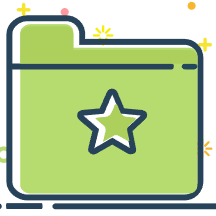
#> input picture IMG_202603215567_216x216.png, 216 x 216 px, given in place of app_icon_source.png, which was not available
$ python extract-background.py
#> lines starting #> are read from the running program, lines starting #| are printed output that depends on the picture; after the words box and inside, x2 and y2 are one past the last pixel; in counts of white or black regions, pixels touching at a corner belong together; pictures that were not available may be replaced by others from this repository, and a replacement may not be noted
"""从完整应用图标 PNG 中去除白色前景，仅保留蓝色渐变背景。"""
from __future__ import annotations

from pathlib import Path

import cv2
import numpy as np
from PIL import Image

ROOT = Path(__file__).resolve().parents[1]
SRC = ROOT / "AppScope/resources/base/media/app_icon_source.png"
OUT_BG = ROOT / "AppScope/resources/base/media/background.png"
ENTRY_BG = ROOT / "entry/src/main/resources/base/media/background.png"


def is_foreground_white(rgb: np.ndarray) -> np.ndarray:
    r, g, b = rgb[:, :, 0].astype(np.int16), rgb[:, :, 1].astype(np.int16), rgb[:, :, 2].astype(np.int16)
    bright = r + g + b > 600
    neutral = (np.abs(r - g) < 50) & (np.abs(g - b) < 50)
    return bright & neutral


def is_blue_background(rgb: np.ndarray) -> np.ndarray:
    r, g, b = rgb[:, :, 0].astype(np.int16), rgb[:, :, 1].astype(np.int16), rgb[:, :, 2].astype(np.int16)
    return (b > r + 12) & (b > g + 3) & (b > 70)


def build_icon_mask(rgb: np.ndarray) -> np.ndarray:
    blue = is_blue_background(rgb)
    white = is_foreground_white(rgb)
    icon = blue | white
    kernel = np.ones((7, 7), np.uint8)
    icon = cv2.morphologyEx(icon.astype(np.uint8) * 255, cv2.MORPH_CLOSE, kernel, iterations=4)
    icon = cv2.morphologyEx(icon, cv2.MORPH_OPEN, kernel, iterations=2)
    return icon > 0


def luminance(rgb: np.ndarray) -> np.ndarray:
    return 0.299 * rgb[:, 0] + 0.587 * rgb[:, 1] + 0.114 * rgb[:, 2]


def sample_vertical_gradient(rgb: np.ndarray, icon_mask: np.ndarray) -> tuple[np.ndarray, np.ndarray]:
    blue_only = icon_mask & is_blue_background(rgb) & ~is_foreground_white(rgb)
    ys, xs = np.where(blue_only)
    if len(ys) == 0:
        return np.array([58, 182, 252], dtype=np.float32), np.array([9, 69, 179], dtype=np.float32)

    colors = rgb[ys, xs].astype(np.float32)
    lum = luminance(colors)
    h = rgb.shape[0]

    top_idx = ys < h * 0.25
    bottom_idx = ys > h * 0.75

    top_colors = colors[top_idx]
    bottom_colors = colors[bottom_idx]
    top_lum = lum[top_idx]
    bottom_lum = lum[bottom_idx]

    if len(top_colors):
        n = max(1, int(len(top_colors) * 0.35))
        top = np.median(top_colors[np.argsort(top_lum)[-n:]], axis=0)
    else:
        top = np.median(colors, axis=0)

    if len(bottom_colors):
        n = max(1, int(len(bottom_colors) * 0.35))
        bottom = np.median(bottom_colors[np.argsort(bottom_lum)[:n]], axis=0)
    else:
        bottom = np.median(colors, axis=0)

    return top, bottom


def render_gradient(size: int, top: np.ndarray, bottom: np.ndarray) -> np.ndarray:
    t = np.linspace(0.0, 1.0, size, dtype=np.float32)[:, None]
    grad = top[None, :] * (1.0 - t) + bottom[None, :] * t
    grad = np.broadcast_to(grad[:, None, :], (size, size, 3)).copy()
    return np.clip(grad, 0, 255).astype(np.uint8)


def main() -> None:
    rgb = np.array(Image.open(SRC).convert("RGB"))
    icon_mask = build_icon_mask(rgb)
#> in is_blue_background, `r, g, b = rgb[:, :, 0].astype(np.int16), rgb[:, :, 1].astype(np.int16)..`:
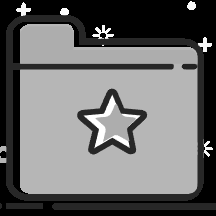
#> r: shape (216, 216) int16; min 0, max 255, mean 107.6
#> in is_blue_background, `r, g, b = rgb[:, :, 0].astype(np.int16), rgb[:, :, 1].astype(np.int16)..`:
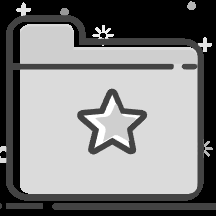
#> g: shape (216, 216) int16; min 0, max 255, mean 131.5
#> in is_blue_background, `r, g, b = rgb[:, :, 0].astype(np.int16), rgb[:, :, 1].astype(np.int16)..`:
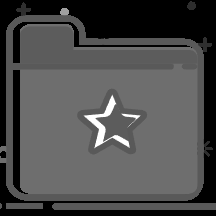
#> b: shape (216, 216) int16; min 0, max 255, mean 75.8
#> in is_blue_background, `return (b > r + 12) & (b > g + 3) & (b > 70)`:
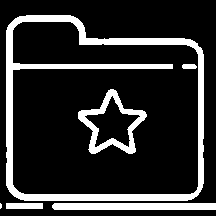
#> returned value: shape (216, 216) bool; 17.6% white; 6 white regions (1 under 20 px), largest, box (x1, y1, x2, y2) and area: (6, 15, 204, 201) 5520, (78, 89, 147, 154) 1239, (52, 203, 216, 210) 1142, (6, 203, 43, 209) 222, (182, 64, 197, 69) 69
#> in is_foreground_white, `bright = r + g + b > 600`: bright: shape (216, 216) bool; 1.1% white; 2 white regions, box (x1, y1, x2, y2) and area: (85, 96, 129, 147) 471, (122, 114, 140, 120) 44
#> in is_foreground_white, `neutral = (np.abs(r - g) < 50) & (np.abs(g - b) < 50)`: neutral: shape (216, 216) bool; 46.6% white; 2 white regions, box (x1, y1, x2, y2) and area: (0, 0, 216, 216) 19889, (77, 89, 147, 155) 1840
#> in is_foreground_white, `return bright & neutral`: returned value: shape (216, 216) bool; 1.1% white; 2 white regions, box (x1, y1, x2, y2) and area: (85, 96, 129, 147) 458, (122, 114, 140, 119) 42
#> in build_icon_mask, `icon = cv2.morphologyEx(icon.astype(np.uint8) * 255, cv2.MORPH_CLOSE, ..`: icon: shape (216, 216); 36.6% white; 1 white region, box (x1, y1, x2, y2) and area: (0, 15, 216, 216) 17073
#> in build_icon_mask, `icon = cv2.morphologyEx(icon, cv2.MORPH_OPEN, kernel, iterations=2)`: icon: shape (216, 216); 33.6% white; 2 white regions, box (x1, y1, x2, y2) and area: (0, 21, 216, 216) 13272, (83, 96, 141, 151) 2404
    top, bottom = sample_vertical_gradient(rgb, icon_mask)
#> in sample_vertical_gradient, `blue_only = icon_mask & is_blue_background(rgb) & ~is_foreground_white..`:
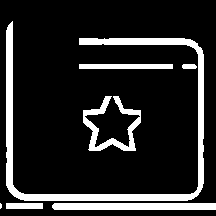
#> blue_only: shape (216, 216) bool; 15.1% white; 7 white regions (1 under 20 px), largest, box (x1, y1, x2, y2) and area: (6, 21, 204, 201) 4127, (52, 203, 216, 210) 1142, (83, 96, 141, 151) 1022, (79, 64, 173, 69) 470, (6, 203, 43, 209) 222, (182, 64, 197, 69) 69
#> in sample_vertical_gradient, `ys, xs = np.where(blue_only)`: ys = 7062 values from 21 to 209; xs = 7062 values, max 215 at index 5887, min 0 at index 5688, mean 109.4
#> in sample_vertical_gradient, `lum = luminance(colors)`: lum = 7062 values, max 181.9 at index 2165, min 59.56 at index 10, mean 62.2
#> in sample_vertical_gradient, `top_colors = colors[top_idx]`: top_colors = 1067 rows, first 8: [39, 67, 89], [39, 67, 89], [39, 67, 89], [39, 67, 89], [39, 67, 89], [39, 67, 89], [40, 66, 88], [39, 67, 89]
#> in sample_vertical_gradient, `top_lum = lum[top_idx]`: top_lum = 1067 values, max 78.01 at index 1034, min 59.56 at index 10, mean 61.02
#> in sample_vertical_gradient, `bottom_lum = lum[bottom_idx]`: bottom_lum = 3039 values, max 78.01 at index 411, min 59.56 at index 285, mean 61.18
#> in sample_vertical_gradient, `n = max(1, int(len(top_colors) * 0.35))`: n = 373
#> in sample_vertical_gradient, `top = np.median(top_colors[np.argsort(top_lum)[-n:]], axis=0)`: top = [39, 67, 89]
#> in sample_vertical_gradient, `n = max(1, int(len(bottom_colors) * 0.35))`: n = 1063
#> in sample_vertical_gradient, `bottom = np.median(bottom_colors[np.argsort(bottom_lum)[:n]], axis=0)`: bottom = [39, 67, 89]
#> top = [39, 67, 89]; bottom = [39, 67, 89]
    out = render_gradient(rgb.shape[0], top, bottom)
#> in render_gradient, `grad = top[None, :] * (1.0 - t) + bottom[None, :] * t`: grad = 216 rows, first 8: [39, 67, 89], [39, 67, 89], [39, 67, 89], [39, 67, 89], [39, 67, 89], [39, 67, 89], [39, 67, 89], [39, 67, 89]
#> in render_gradient, `grad = np.broadcast_to(grad[:, None, :], (size, size, 3)).copy()`:
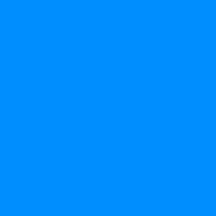
#> grad: shape (216, 216, 3) float32; mean of channels 0, 1, 2 39, 67, 89; drawn with min black and max white
#> in render_gradient, `return np.clip(grad, 0, 255).astype(np.uint8)`:
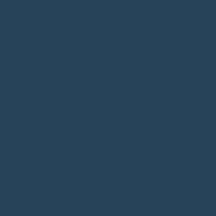
#> returned value: shape (216, 216, 3); mean of channels 0, 1, 2 39, 67, 89; drawn as R, G, B

    for path in (OUT_BG, ENTRY_BG):
        path.parent.mkdir(parents=True, exist_ok=True)
        Image.fromarray(out).save(path)
        print(f"Wrote {path}")
    print(f"gradient top={top.astype(int).tolist()} bottom={bottom.astype(int).tolist()}")
#| gradient top=[39, 67, 89] bottom=[39, 67, 89]


if __name__ == "__main__":
    main()
